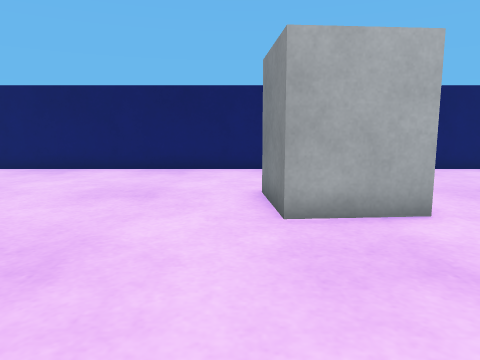
[1] (above)

18 first-person views from a walk through a robot-simulator world made for Webots. The camera is 0.14 m above the floor, tilts 8° down and sees 70° across. The floor is counted in squares, 0.1 m on a side. Each view is taken from the middle of a square. On the plan, view 1 faces up. The plan holds only what a view shows up to about 15 squares ahead; the rest is blank. The robots in the file are not drawn.

[2]
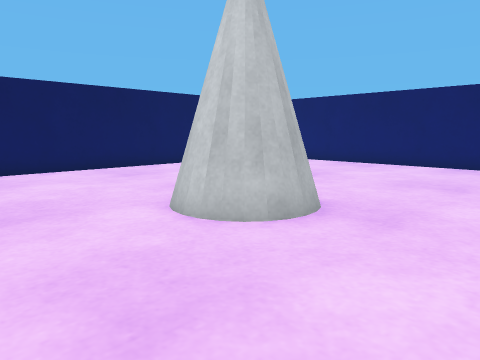

[3]
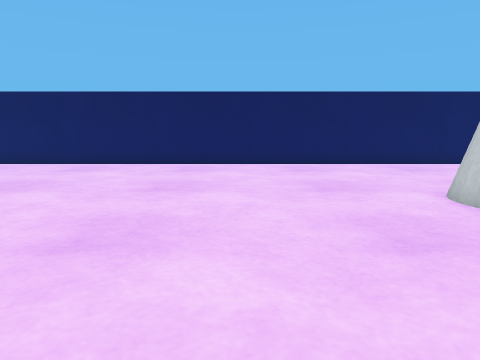

[4]
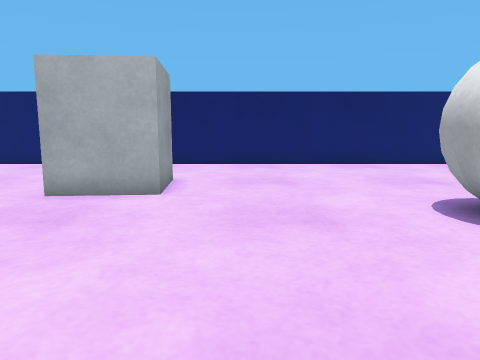

[5]
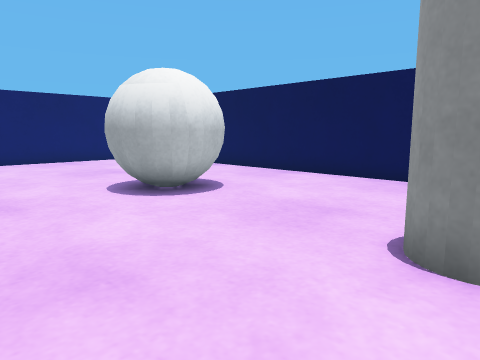

[6]
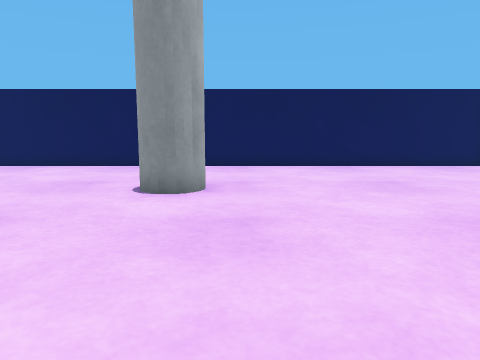

[7]
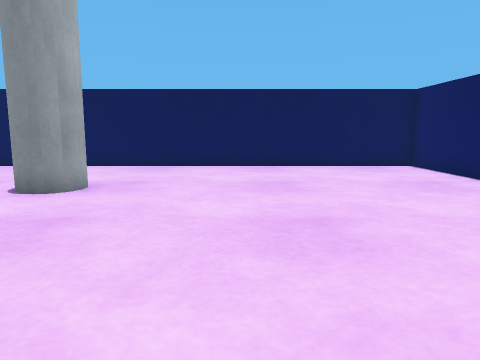

[8]
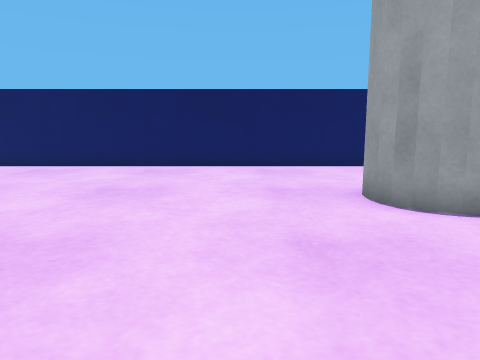

[9]
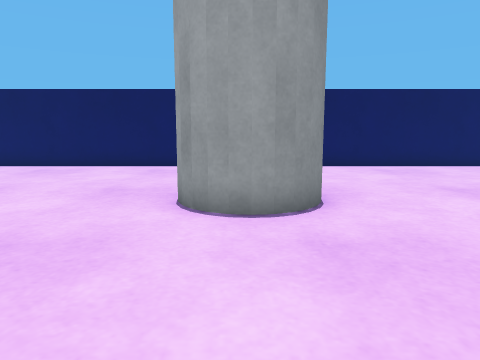

[10]
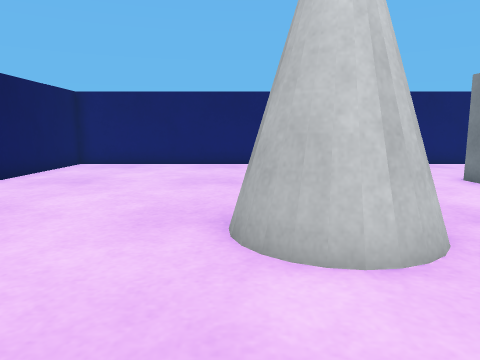

[11]
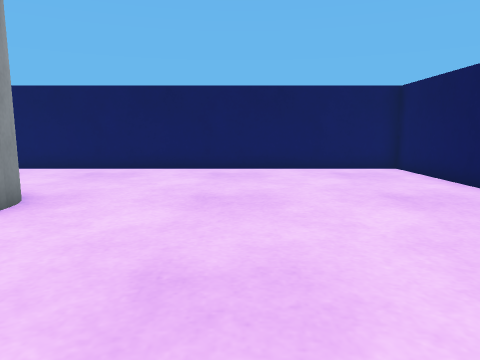

[12]
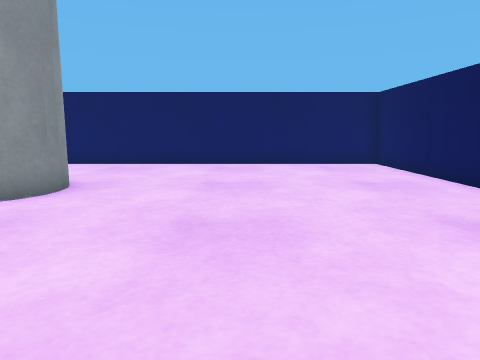

[13]
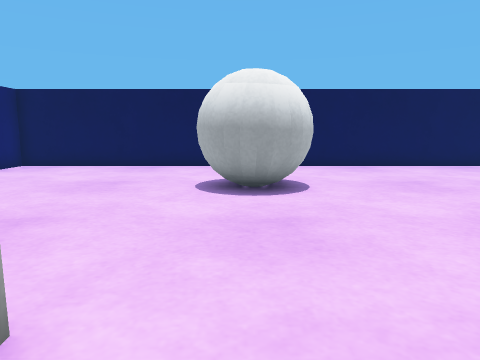

[14]
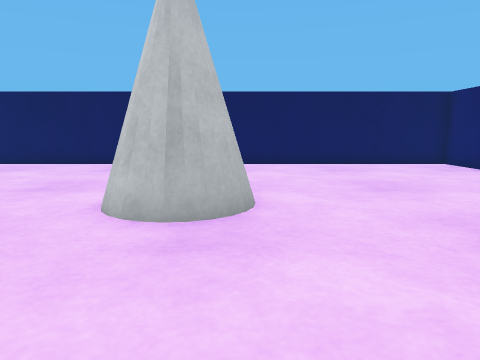

[15]
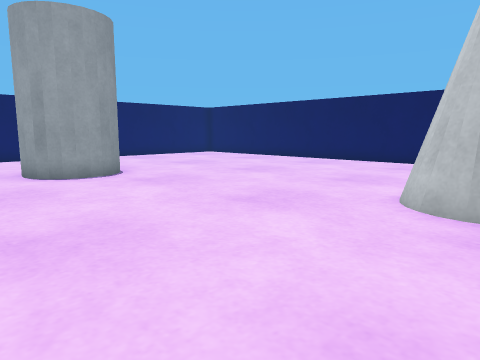

[16]
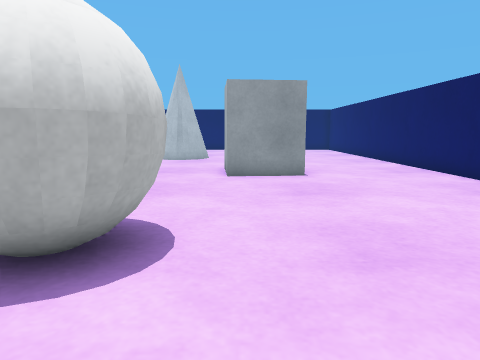

[17]
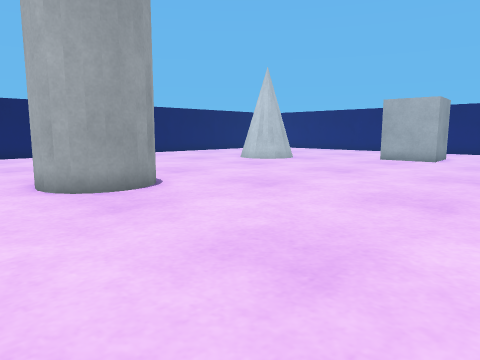

[18]
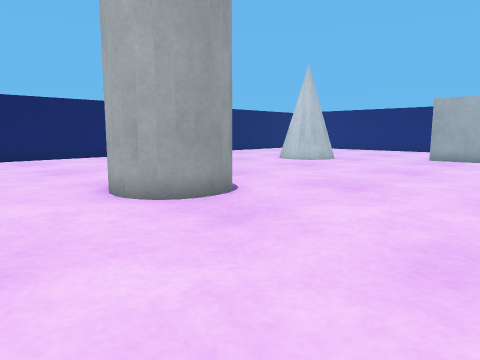

### Floor plan
Key: @ floor where view 1 was taken; # wall or solid block; . floor; B grey box; C cone; W white ball; G grey cylinder.
Columns run from 13 left of view 1 to 15 right of it. Each row starts with its distance up from view 1.
 13 #############################
 12 #...........................#
 11 #...........................#
 10 #...........................#
  9 #...........................#
  8 #.............B B...........#
  7 #.............B B...........#
  6 #.............BBB...........#
  5 #.............B.......WWW...#
  4 #...... CC............WWW...#
  3 #......CCCC...........WWW...#
  2 #......CCCC...........WWW...#
  1 #...........................#
  0 #............@..............#
 -1 #...........................#
 -2 #...........................#
 -3 #.....................GG....#
 -4 #.....................GG....#
 -5 #...........................#
 -6 #...........................#
 -7 #..........GGG..............#
 -8 #.........GG G..............#
 -9 #.........G GG..............#
-10 #..........GG...............#
-11 #...........................#
-12 #...........................#
-13 #...........................#
-14 #...........................#
-15 #############################

Where each view was taken, in squares from view 1:
view 1: 0 up, 0 right, facing up
view 2: 2 down, 0 right, facing up-left
view 3: 3 down, 2 right, facing left
view 4: 2 down, 5 right, facing up
view 5: 4 down, 5 right, facing up-right
view 6: 5 down, 1 right, facing right
view 7: 8 down, 1 right, facing right
view 8: 1 down, 3 right, facing down
view 9: 1 down, 1 left, facing down
view 10: 2 down, 6 left, facing up
view 11: 2 down, 7 left, facing down
view 12: 0 up, 7 left, facing down
view 13: 4 up, 1 right, facing right
view 14: 4 up, 2 right, facing left
view 15: 4 up, 3 right, facing down-left
view 16: 6 up, 14 right, facing left
view 17: 12 down, 8 right, facing up-left
view 18: 13 down, 6 right, facing up-left
